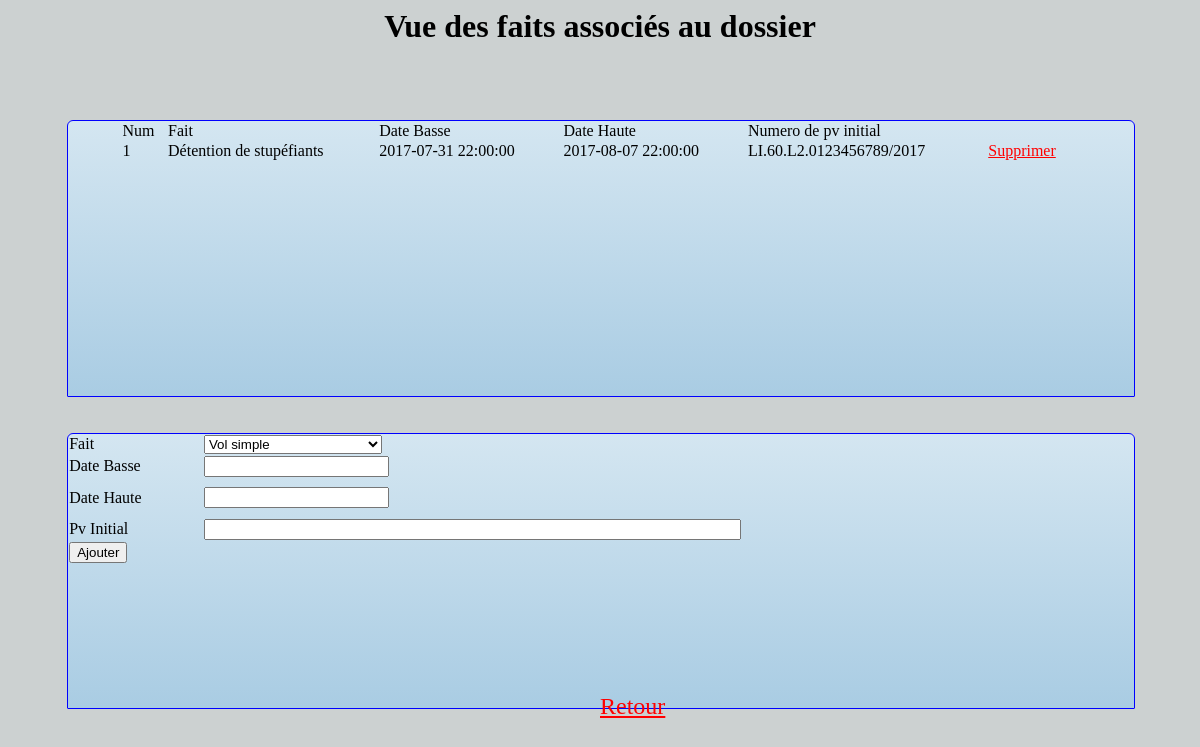
The page /?target_link=VIEWDOSSIERS&action=FAITS&id=3 (signed in) on the database its author committed.
### tables this page shows
CREATE TABLE `t_faits` (
  `id` bigint(20) NOT NULL,
  `ref_id_listfaits` bigint(20) NOT NULL,
  `ref_id_folders` bigint(20) NOT NULL,
  `date_basse` timestamp NULL DEFAULT NULL,
  `date_haute` timestamp NULL DEFAULT NULL,
  `pv` varchar(128) DEFAULT NULL
);

CREATE TABLE `t_listfaits` (
  `id` bigint(20) NOT NULL,
  `fait` varchar(128) NOT NULL
);

### App/Folder/FolderCtrl.php (called while the page is built, shortened)
<?php
class FolderCtrl extends BaseController{
    public function faits(){
        $db = DbConnect::getInstance();
        $req = $db->_dbb->prepare("select * from t_faits INNER JOIN t_listfaits ON t_faits.ref_id_listfaits = t_listfaits.id where t_faits.ref_id_folders = :ref_id_folders");
        if($req->execute(array("ref_id_folders" => $this->id)) == false){
            throw new \Exception("Erreur dans la sélection des faits, une erreur est survenue");
        }
        $db = DbConnect::getInstance();
        $reqListFait = $db->_dbb->prepare("select * from t_listfaits");
        if($reqListFait->execute() == false){
            throw new \Exception("Erreur dans la sélection de la liste des faits, une erreur est survenue");
        }
        require './App/Folder/FaitsView.php';
    }
    public function __construct() {
        parent::__construct();
    }
}

### index.php (called while the page is built)
<?php
require './App/FrontEnd.php';

### App/DbConnect.php (called while the page is built, shortened)
<?php
class DbConnect
{
    private static $_instance = null;
    private function __construct()
    {
        $this->_dbb = new \PDO('mysql:host=localhost;dbname=db_gel;charset=utf8', 'gel', 'gel');
    }
    public static function getInstance()
    {
        if(self::$_instance !== null)
        {
            return self::$_instance;
        }
        else
        {
            self::$_instance = new DbConnect();
            return self::$_instance;
        }
    }
}

### App/Folder/FaitsView.php (the view, shortened to what this page needs)
<html>
  <head>
   <link rel="stylesheet" href="./jquery-ui-1.12.1/jquery-ui.css">
    <link rel="stylesheet" href="./Style/.AppCss.css">
  </head>
  <body>
       <h1 style="text-align: center;">Vue des faits associés au dossier</h1>
      <br>
    <br>
    <br>
<div class="list">
<table width=90%" align="center">
    <tr>
        <td>Num</td>
        <td>Fait</td>
        <td>Date Basse</td>
        <td>Date Haute</td>
        <td>Numero de pv initial</td>
    </tr>
    <?php
    $i =1;
    while($row = $req->fetch())
    {
        echo  "<tr onmouseover='mouseOver(this);' onmouseout='mouseOut(this);'>"
            . "<td>" . $i. "</td>"
            . "<td>" . $row['fait'] . "</td>"
            . "<td>" . $row['date_basse']. "</td>"
            . "<td>" . $row['date_haute']. "</td>"
            . "<td>" . $row['pv']. "</td>"
            . "<td><a class='supprimer' href='?target_link=VIEWDOSSIERS&action=DELFAITS&id=" . $row[0] . "&ref_id_folders=" . $row['ref_id_folders'] ."'>Supprimer</a></td>"
            . "</tr>";
        $i++;
    }
?>
</table>
</div>
<br>
<br>
    <div class="form">
    <form method="POST" action="?target_link=VIEWDOSSIERS&action=ADDFAITS" name="form_fait">
      <table>
        <tbody>
          <tr>
            <td>Fait</td>
           <td>
              <select name="fait" id="fait">
              <?php
                while($row = $reqListFait->fetch())
                    echo "<option value='" . $row['id'] . "'>" . $row['fait'] . "</option>";
               ?>
              </select>
        </td>
          </tr>
          <tr>
            <td>Date Basse</td>
            <td><input class="datepicker" name="date_basse" type="text"></td>
          </tr>
          <tr>
            <td>Date Haute</td>
            <td style="height: 40px;"><input class="datepicker" name="date_haute" type="text"><br>
            </td>
          </tr>
          <tr>
            <td>Pv Initial</td>
            <td>
              <input maxlength="64" size="64" name="pv" id="reference"
                type="text">
              <br>
            </td>
          </tr>
          <tr>
                  <tr width="100%">
                   <td width="20%"><input type="submit" value="Ajouter"></td>
          </tr>
          <tr>
         <td><input type="hidden" name="ref_id_folders" value="<?php echo $ref_id_folders; ?>"></td>
          </tr>
        </tbody>
      </table>
    </form>
    </div>
 <a class="return" href="?target_link=MAINVIEW">Retour</a>
  </body>

### Style/.AppCss.css (style rules this page uses)
.supprimer { color:red; }
.return { position: absolute; bottom: 10%; left:50%; font-size: 24px; color: red; }
table { border-collapse: collapse; border-spacing: 2px; }
body { background-color: #ccd1d1; }
.list, .listAnnexe, .form, .contenuArea { height:35%; width:90%; overflow:auto; background-color:#eaf2f8; position: relative; left:5%; border-radius: 6px; border-bottom-right-radius: 1px; border-bottom-left-radius: 1px; cursor: Pointer; border-color : blue; border-width: 1px; border-style: groove; background-image:linear-gradient(#d4e6f1, #a9cce3 ); }
.form { cursor: default; }

### rows shown on the page
t_faits: ref_id_listfaits.fait "Détention de stupéfiants", date_basse "2017-07-31 22:00:00", date_haute "2017-08-07 22:00:00", pv "LI.60.L2.0123456789/2017"

### other values the page prints
form field fait "Vol simple"
